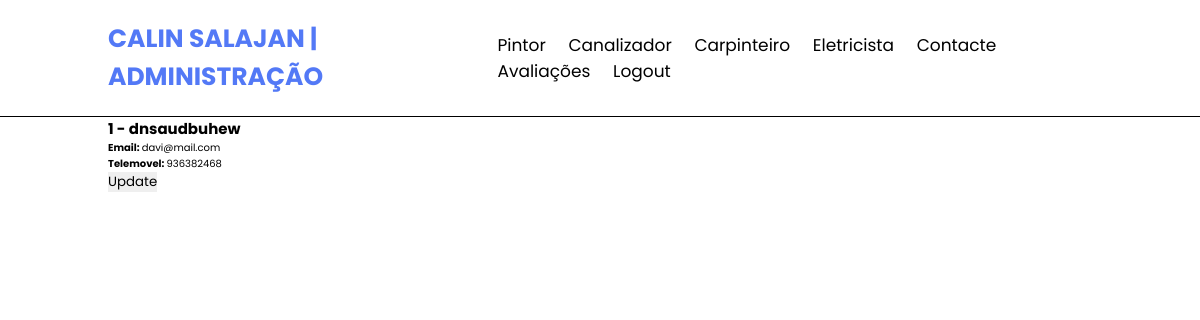
/paineladmin.php (signed in), run on an earlier commit of the app's database.
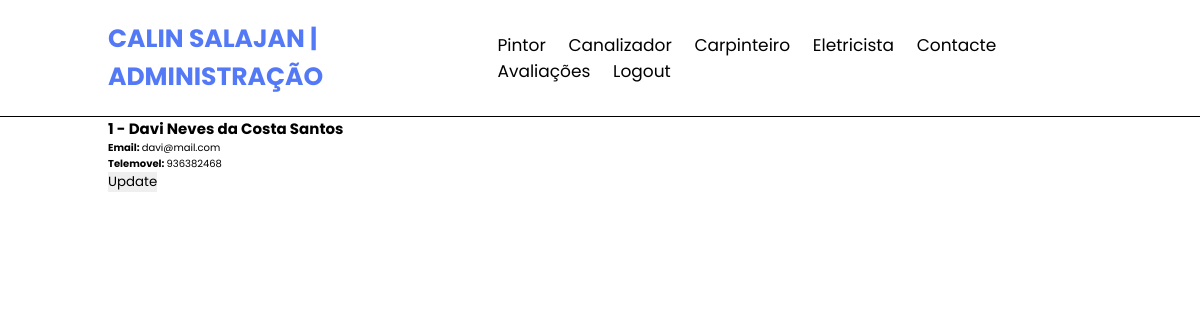
And on a later commit of the database.
### tables this page shows
CREATE TABLE `usuarios` (
  `id` int(11) NOT NULL,
  `Nome` varchar(200) NOT NULL,
  `Email` varchar(200) NOT NULL,
  `Telemovel` int(11) NOT NULL,
  `Password` varchar(200) NOT NULL,
  `type` varchar(5) NOT NULL
);

### usersPage.php (the view, shortened to what this page needs)
<!DOCTYPE html>
<?php
include_once('funcs.php');
?>
<div class="listPlace">
    <?php
    if ($conn) {
        if (!isset($_SESSION['admin'])) {
            header('Location: ./index.php');
        } else {
            ?>
            <?php
            if ($conn) {
                echo "<div>";
                echo "<div >";
                echo "<div >";
                echo "<h1>Todos Usuarios</h1>";
                echo "</div>";
                echo "</div>";
                echo "</div>";
                $resultado = mysqli_query($conn, "SELECT * FROM usuarios ");
                $linha = mysqli_fetch_assoc($resultado);
                if (is_array($linha) && !empty($linha)) {
                    while ($linha) {
                        $nomeUs = $linha['Nome'];
                        echo "<div>";
                        echo " <div  id='$nomeUs'>";
                        echo "<div>";
                        echo "  <div >";
                        echo "    <h2><strong>" . $linha['id'] . " - </strong>" . $linha['Nome'] . "</h2>";
                        echo "    <p ><strong>Email: </strong>" . $linha['Email'];
                        echo " <p><strong>Telemovel: </strong>" . $linha['Telemovel'] . "</p>";
                        echo "<form method='POST'>";
                        echo "<button name='submitUpdateUser' type='submit'>Update</button>";
                        echo "</div>";
                        echo " </div>";
                        echo "  </div>";
                        echo " </div>";
                        $linha = mysqli_fetch_assoc($resultado);
                    }
                } else {
                    echo "<center> ";
                    echo "<p>Nenhum dado</p> ";
                    echo "</center> ";
                }
            } else {
                alertar("nao foi possivel concetar a base de dados");
            }
            ?>
        </div>
        <?php
        }
    }
    ?>

What changed in the data, as far as the page shows it:
changed usuarios "davi@mail.com": Nome "dnsaudbuhew" → "Davi Neves da Costa Santos"
